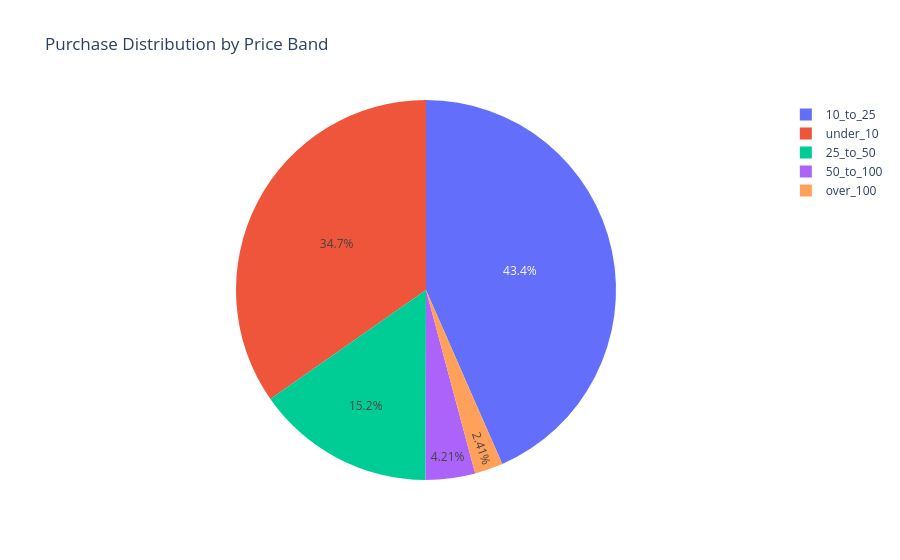

The cell this chart's notebook holds for it:
### Markdown cell above
## Chart 6: Price band distribution

### Code cell
price_band_counts = df['price_band'].value_counts().reset_index()
price_band_counts.columns = ['price_band', 'count']

order = ['under_10', '10_to_25', '25_to_50', '50_to_100', 'over_100']
price_band_counts['price_band'] = pd.Categorical(
    price_band_counts['price_band'], categories=order, ordered=True
)
price_band_counts = price_band_counts.sort_values('price_band')

fig = px.pie(
    price_band_counts,
    names='price_band',
    values='count',
    title='Purchase Distribution by Price Band'
)
fig.write_html('../charts/m1_price_band.html')
fig.show()
print("Chart 6 saved")

### Figure 1 — Plotly figure (JSON) as saved in the notebook; plotly's stock layout.template omitted (floating-point values rounded to 4 significant figures)
{"data": [{"domain": {"x": [0, 1], "y": [0, 1]}, "hovertemplate": "price_band=%{label}<br>count=%{value}<extra></extra>", "labels": ["under_10", "10_to_25", "25_to_50", "50_to_100", "over_100"], "legendgroup": "", "name": "", "showlegend": true, "type": "pie", "values": [34721, 43425, 15238, 4209, 2407]}], "layout": {"legend": {"tracegroupgap": 0}, "title": {"text": "Purchase Distribution by Price Band"}}}
